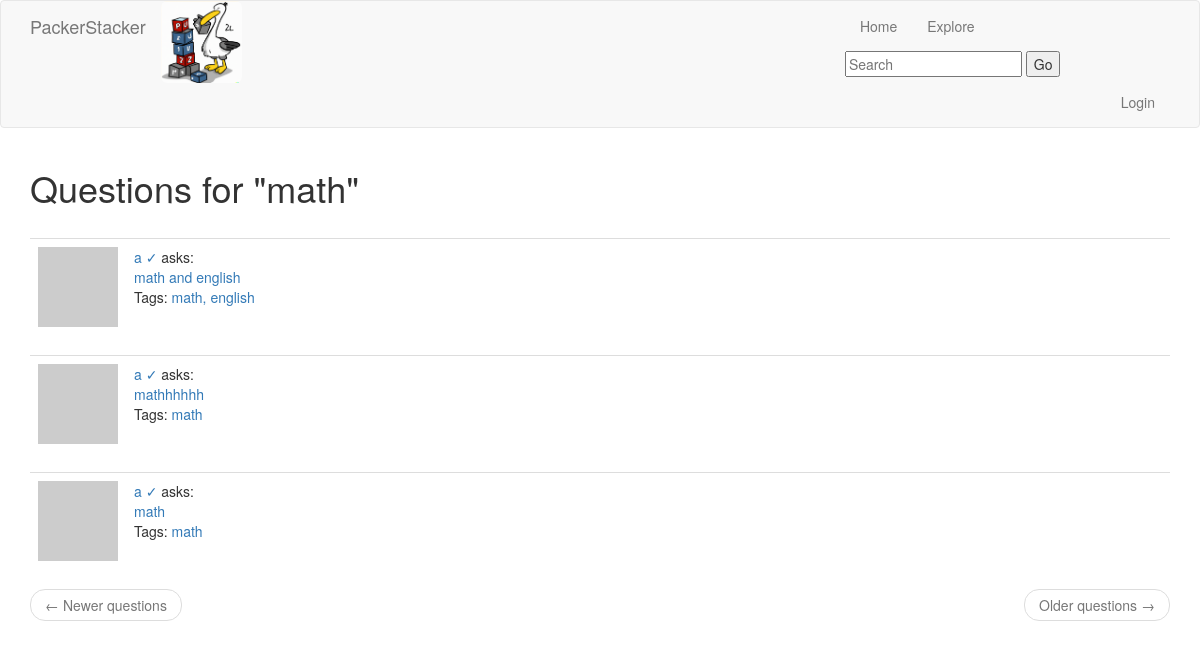
The page /tag/1 on the database its author committed.
### app/models.py (models this page shows, shortened)
class Tag(db.Model):
    id = db.Column(db.Integer, primary_key=True)
    name = db.Column(db.String(30), unique=True)
    questions = db.relationship('Question', secondary='question_tag', backref='tags')
    def tag_questions(self):
        questions = Question.query.join(
            question_tag, (question_tag.c.question_id == Question.id)).filter(
                question_tag.c.tag_id == self.id)
        return questions.order_by(Question.timestamp.desc())

class Question(db.Model):
    id = db.Column(db.Integer, primary_key=True)
    body = db.Column(db.String(1000))
    timestamp = db.Column(db.DateTime, index=True, default=datetime.utcnow)
    user_id = db.Column(db.Integer, db.ForeignKey('user.id'))
    replies = db.relationship('Reply', backref='op', lazy='dynamic')

class User(UserMixin, db.Model):
    id = db.Column(db.Integer, primary_key=True)
    username = db.Column(db.String(64), index=True, unique=True)
    email = db.Column(db.String(120), index=True, unique=True)
    password_hash = db.Column(db.String(128))
    questions = db.relationship('Question', backref='author', lazy='dynamic')
    replies = db.relationship('Reply', backref='author', lazy='dynamic')
    about_me = db.Column(db.String(140))
    last_seen = db.Column(db.DateTime, default=datetime.utcnow)
    type = db.Column(db.Boolean())
    def avatar(self, size):
        digest = md5(self.email.lower().encode('utf-8')).hexdigest()
        return 'https://www.gravatar.com/avatar/{}?d=identicon&s={}'.format(digest, size)
    followed = db.relationship(
        'User', secondary=followers,
        primaryjoin=(followers.c.follower_id == id),
        secondaryjoin=(followers.c.followed_id == id),
        backref=db.backref('followers', lazy='dynamic'), lazy='dynamic')

### app/routes.py (the view)
@app.route('/tag/<id>')
def tag_page(id):
    tag = Tag.query.filter_by(id=id).first_or_404()
    page = request.args.get('page', 1, type=int)
    questions = tag.tag_questions().paginate(
        page=page, per_page=app.config['QUESTIONS_PER_PAGE'], error_out=False)
    next_url = url_for('tag/<id>', tag=tag.id, page=questions.next_num) \
        if questions.has_next else None
    prev_url = url_for('tag/<id>', tag=tag.id, page=questions.prev_num) \
        if questions.has_prev else None
    form = EmptyForm()
    return render_template('tag_page.html', tag=tag.name, questions=questions.items,
                           next_url=next_url, prev_url=prev_url, form=form)

### app/forms.py
class EmptyForm(FlaskForm):
    submit = SubmitField('Submit')

### app/routes.py (called while the page is built)
@app.before_request
def before_request():
    if current_user.is_authenticated:
        current_user.last_seen = datetime.utcnow()
        db.session.commit()

### app/templates/tag_page.html
{% extends "base.html" %}
{% import 'bootstrap/wtf.html' as wtf %}
{% block app_content %}
    <h1>Questions for "{{ tag }}" </h1>
    <br>
    {% for question in questions %}
        {% include '_question.html' %}
    {% endfor %}
    <nav aria-label="...">
        <ul class="pager">
            <li class="previous{% if not prev_url %} disabled{% endif %}">
                <a href="{{ prev_url or '#' }}">
                    <span aria-hidden="true">&larr;</span> Newer questions
                </a>
            </li>
            <li class="next{% if not next_url %} disabled{% endif %}">
                <a href="{{ next_url or '#' }}">
                    Older questions <span aria-hidden="true">&rarr;</span>
                </a>
            </li>
        </ul>
    </nav>
{% endblock %}

### app/templates/_question.html
<table class="table table-hover">
      <tr>
          <td width="70px">
                  <img src="{{ question.author.avatar(70) }}" />
          </td>
          <td>
              <a href="{{ url_for('user', username=question.author.username) }}">
                  {{ question.author.username }} {%if question.author.type %} &#x2713 {%endif%}
              </a>
              asks:
              <br>
              <a style="text-decoration: none" href="{{ url_for('question_page', id=question.id) }}">
                {{ question.body }}
              </a>
              <br>
              <p>Tags: {% for tag in question.tags %}
                <a href="{{ url_for('tag_page', id=tag.id) }}">
                  {{ tag.name }}{% if not loop.last %}, {% endif %}{% endfor %}
                </a>
                </p>
          </td>
      </tr>
</table>

### rows shown on the page
Tag: name "math"
Question: author.username "a", body "math and english"
Tag: name "english"
Question: author.username "a", body "mathhhhhh"
Question: author.username "a", body "math"
